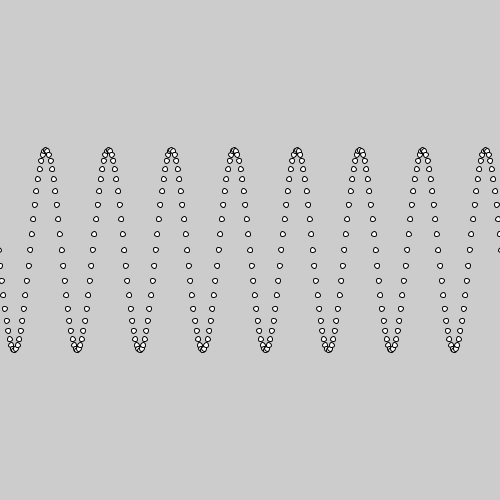
Frame 1 (no input)
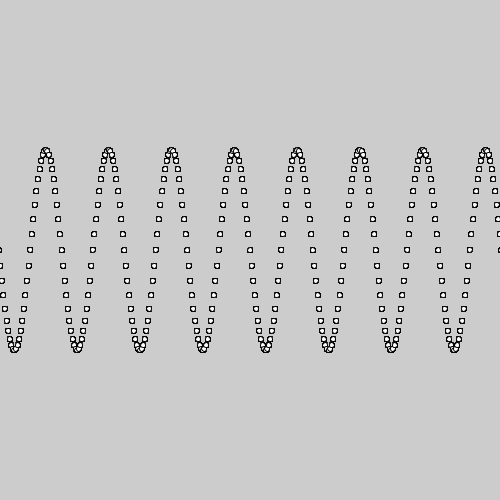
Frame 60 (the mouse pressed at the canvas centre just before this capture)
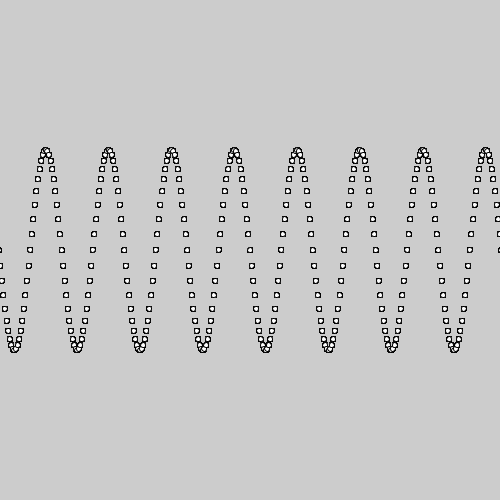
Frame 120 (the mouse held since frame 60 and released just before this capture)

The Processing sketch that drew these frames (run headless with seeded random() and noise(); from frame 60 on, the mouse is pressed at the canvas centre):

// Processing sketch: sketch_240909d
// ── sketch_240909d.pde
void senoide(){ 
  for (float x = -10*PI; x<10*PI; x = x +PI/20){
  float y = sin(x);
  circle(x*10, y*100, 5);
  }
}

void setup(){
size(500, 500);
}

void draw(){
  translate(width/2, height/2);
  senoide();
}
